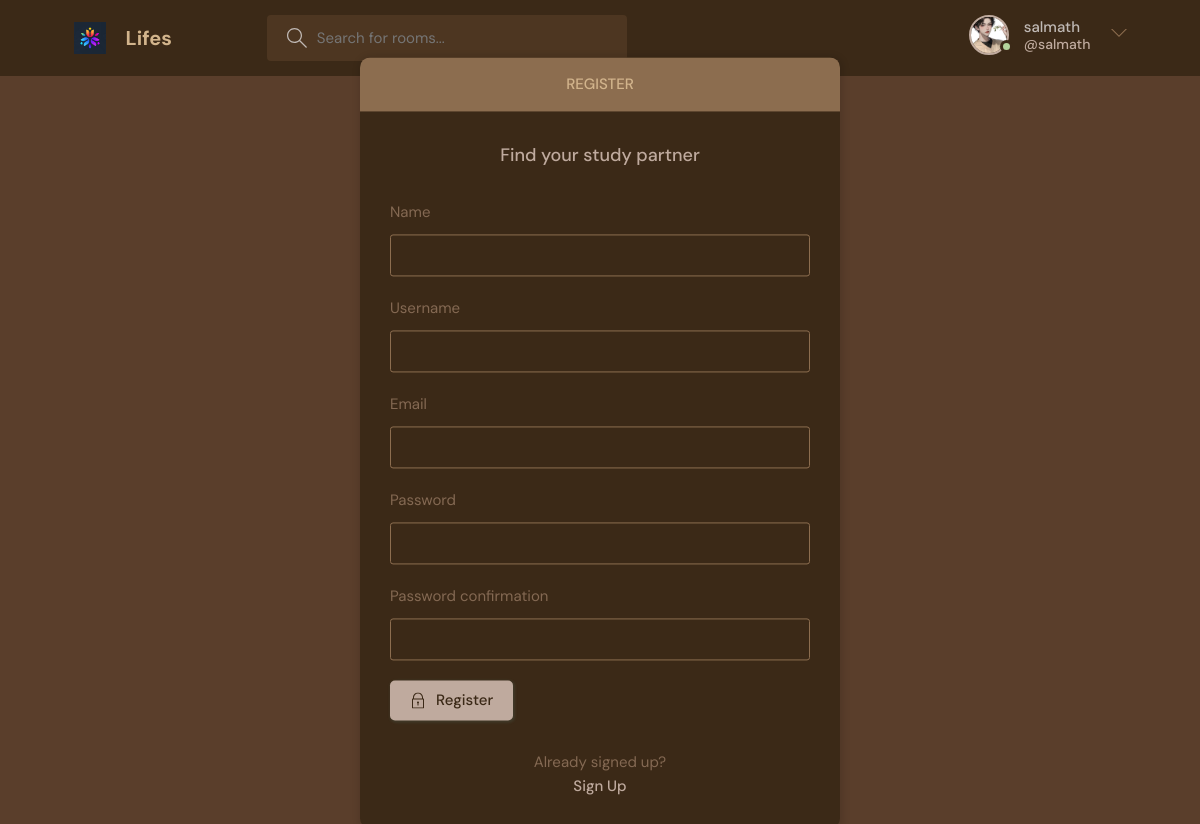
Page /register/ (signed in) on the committed database.
### base/models.py (models this page shows)
class User(AbstractUser):
    name = models.CharField(max_length=200, null=True)
    email = models.EmailField(unique=True, null=True)
    bio = models.TextField(null=True)
    avatar = models.ImageField(null=True, default="dp.png")
    USERNAME_FIELD = 'email'
    REQUIRED_FIELDS = []

### base/views.py (the view, shortened to what this page needs)
# urls.py: path('register/', views.registeruser, name="register"),
def registeruser(request):
    form = MyUserCreationForm()
    return render(request, 'base/loginreg.html', {'form': form})

### base/forms.py
class MyUserCreationForm(UserCreationForm):
    class Meta:
        model = User
        fields = ['name', 'username', 'email', 'password1', 'password2']

### base/templates/base/loginreg.html (shortened to what this page needs)
{% extends 'main.html' %}
{% block content %}
<main class="auth layout">
  {% if page == 'login' %}
  <div class="container">
    <div class="layout__box">
      <div class="layout__boxHeader">
        <div class="layout__boxTitle">
          <h3>Login</h3>
        </div>
      </div>
      <div class="layout__body">
        <h2 class="auth__tagline">Find your study partner</h2>
        <form class="form" action="" method="POST">
          {% csrf_token %}
          <div class="form__group form__group">
            <label for="room_name">Email</label>
            <input id="username" name="username" type="text" placeholder="e.g.user@gmail.com" />
          </div>
          <div class="form__group">
            <label for="password">Password</label>
            <input
              id="password"
              name="password"
              type="password"
              placeholder="&bull;&bull;&bull;&bull;&bull;&bull;&bull;&bull;"
            />
          </div>
          <button class="btn btn--main" type="submit">
            <svg
              version="1.1"
              xmlns="http://www.w3.org/2000/svg"
              width="32"
              height="32"
              viewBox="0 0 32 32"
            >
              <title>lock</title>
              <path
                d="M27 12h-1v-2c0-5.514-4.486-10-10-10s-10 4.486-10 10v2h-1c-0.553 0-1 0.447-1 1v18c0 0.553 0.447 1 1 1h22c0.553 0 1-0.447 1-1v-18c0-0.553-0.447-1-1-1zM8 10c0-4.411 3.589-8 8-8s8 3.589 8 8v2h-16v-2zM26 30h-20v-16h20v16z"
              ></path>
              <path
                d="M15 21.694v4.306h2v-4.306c0.587-0.348 1-0.961 1-1.694 0-1.105-0.895-2-2-2s-2 0.895-2 2c0 0.732 0.413 1.345 1 1.694z"
              ></path>
            </svg>
            Login
          </button>
        </form>
        <div class="auth__action">
          <p>Haven't signed up yet?</p>
          <a href="{% url 'register' %}" class="btn btn--link">Sign Up</a>
        </div>
      </div>
    </div>
  </div>
      {% else %}
      <div class="container">
        <div class="layout__box">
          <div class="layout__boxHeader">
            <div class="layout__boxTitle">
              <h3>Register</h3>
            </div>
          </div>
          <div class="layout__body">
            <h2 class="auth__tagline">Find your study partner</h2>
            <form class="form" action="" method="POST">
              {% for field in form %}
              <div class="form__group form__group">
                <label for="room_name">{{field.label}}</label>
                {{field}}
              </div>
              {% endfor %}
              <button class="btn btn--main" type="submit">
                Register
              </button>
            </form>
            <div class="auth__action">
              <p>Already signed up?</p>
              <a href="{% url 'login' %}" class="btn btn--link">Sign Up</a>
            </div>
          </div>
        </div>
      </div>
  {% endif %}
    </main>
{% endblock content %}

### templates/navbar.html (shortened to what this page needs)
{% load static %}
<header class="header header--loggedIn">
    <div class="container">
      <a href="{% url 'home' %}" class="header__logo">
        <img src="{% static 'images/logo.jpeg' %}" />
        <h1>Lifes</h1>
      </a>
      <form class="header__search" methods="GET" action="{% url 'home' %}">
        <label>
          <input name = "q" placeholder="Search for rooms..." />
        </label>
      </form>
      <nav class="header__menu">
        {% if request.user.is_authenticated %}
        <div class="header__user">
          <a href="{% url 'edit-user' %}">
            <div class="avatar avatar--medium active">
              <img src="{{request.user.avatar.url}}" />
            </div>
            <p>{{request.user.username}}<span>@{{request.user.username}}</span></p>
          </a>
          <button class="dropdown-button">
            <svg version="1.1" xmlns="http://www.w3.org/2000/svg" width="32" height="32" viewBox="0 0 32 32">
              <title>chevron-down</title>
              <path d="M16 21l-13-13h-3l16 16 16-16h-3l-13 13z"></path>
            </svg>
          </button>
        </div>
        {% else %}
        <a href="{% url 'login' %}">
          <img src="{% static 'images/dp.png' %}" />
          <p>Login</p>
        </a>
        {% endif %}
      </nav>
    </div>
  </header>

### rows in the picture
User: user.avatar (picture), user.username "salmath"

### other values in the picture
{{ field.label }} "Name" "Username" "Email" "Password" "Password confirmation"
